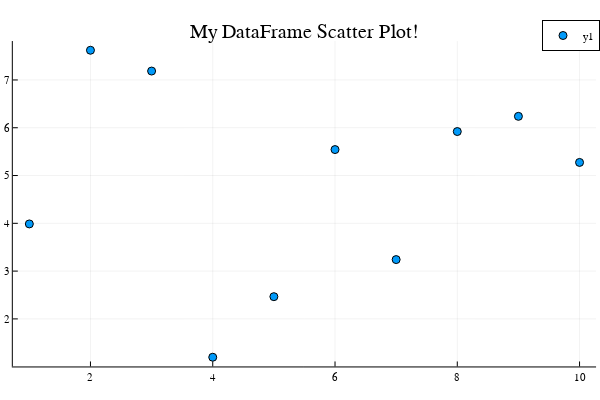

This figure's notebook cell:
### Code cell
@df df scatter(:a, :b, title = "My DataFrame Scatter Plot!")

### Figure 1 — Plotly figure (JSON) as saved in the notebook; plotly's stock layout.template omitted (floating-point values rounded to 4 significant figures)
{"data": [{"colorbar": {"title": ""}, "legendgroup": "y1", "marker": {"color": "rgba(0, 154, 250, 1.000)", "line": {"color": "rgba(0, 0, 0, 1.000)", "width": 1}, "size": 8, "symbol": "circle"}, "mode": "markers", "name": "y1", "showlegend": true, "type": "scatter", "x": [1, 2, 3, 4, 5, 6, 7, 8, 9, 10], "xaxis": "x", "y": [3.987, 7.621, 7.186, 1.197, 2.465, 5.543, 3.241, 5.92, 6.238, 5.274], "yaxis": "y", "zmax": null, "zmin": null}], "layout": {"annotations": [{"font": {"color": "rgba(0, 0, 0, 1.000)", "family": "sans-serif", "size": 20}, "rotation": 0, "showarrow": false, "text": "My DataFrame Scatter Plot!", "x": 0.5074, "xanchor": "center", "xref": "paper", "y": 1, "yanchor": "top", "yref": "paper"}], "height": 400, "legend": {"bgcolor": "rgba(255, 255, 255, 1.000)", "bordercolor": "rgba(0, 0, 0, 1.000)", "borderwidth": 1, "font": {"color": "rgba(0, 0, 0, 1.000)", "family": "sans-serif", "size": 11}, "title": {"font": {"color": "rgba(0, 0, 0, 1.000)", "family": "sans-serif", "size": 15}, "text": ""}, "tracegroupgap": 0, "traceorder": "normal", "x": 1, "xanchor": "auto", "y": 1, "yanchor": "auto"}, "margin": {"b": 20, "l": 0, "r": 0, "t": 20}, "paper_bgcolor": "rgba(255, 255, 255, 1.000)", "plot_bgcolor": "rgba(255, 255, 255, 1.000)", "showlegend": true, "width": 600, "xaxis": {"anchor": "y", "domain": [0.02138, 0.9934], "gridcolor": "rgba(0, 0, 0, 0.100)", "gridwidth": 0.5, "linecolor": "rgba(0, 0, 0, 1.000)", "mirror": false, "range": [0.73, 10.27], "showgrid": true, "showline": true, "showticklabels": true, "tickangle": 0, "tickcolor": "rgb(0, 0, 0)", "tickfont": {"color": "rgba(0, 0, 0, 1.000)", "family": "sans-serif", "size": 11}, "tickmode": "array", "ticks": "inside", "ticktext": ["2", "4", "6", "8", "10"], "tickvals": [2, 4, 6, 8, 10], "title": "", "titlefont": {"color": "rgba(0, 0, 0, 1.000)", "family": "sans-serif", "size": 15}, "type": "-", "visible": true, "zeroline": false, "zerolinecolor": "rgba(0, 0, 0, 1.000)"}, "yaxis": {"anchor": "x", "domain": [0.03762, 0.9415], "gridcolor": "rgba(0, 0, 0, 0.100)", "gridwidth": 0.5, "linecolor": "rgba(0, 0, 0, 1.000)", "mirror": false, "range": [1.005, 7.814], "showgrid": true, "showline": true, "showticklabels": true, "tickangle": 0, "tickcolor": "rgb(0, 0, 0)", "tickfont": {"color": "rgba(0, 0, 0, 1.000)", "family": "sans-serif", "size": 11}, "tickmode": "array", "ticks": "inside", "ticktext": ["2", "3", "4", "5", "6", "7"], "tickvals": [2, 3, 4, 5, 6, 7], "title": "", "titlefont": {"color": "rgba(0, 0, 0, 1.000)", "family": "sans-serif", "size": 15}, "type": "-", "visible": true, "zeroline": false, "zerolinecolor": "rgba(0, 0, 0, 1.000)"}}}
